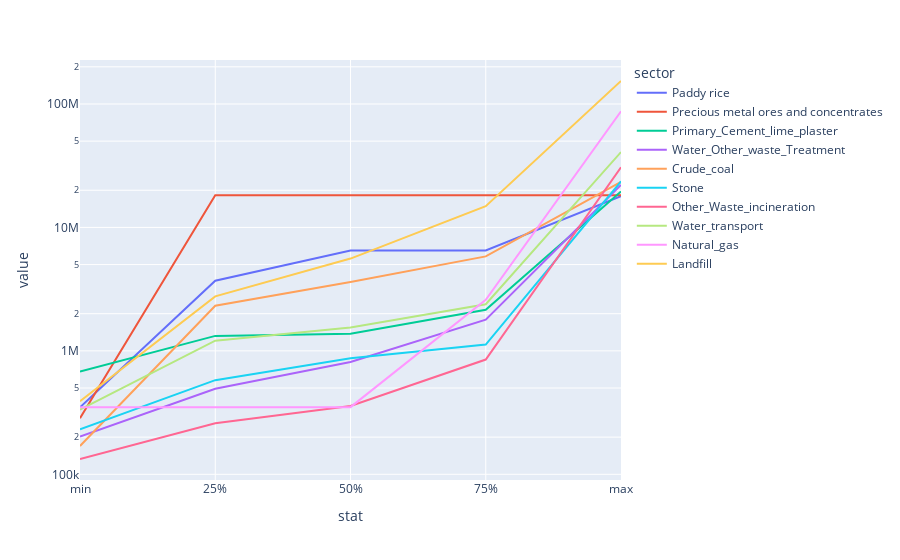

The notebook cell this image was saved under:
### Code cell
SCENARIO="IMACLIM_all_2050_INDC"

sectors_selection_criterion="max"   # from max,std,mean
sectors_number=10


emissivity_dataframe=pd.concat([list_emissi_stat[key] for key in list_emissi_stat.keys()],keys=list_emissi_stat.keys(),names=("scenario","stat"))

SECTORS_INDEX=emissivity_dataframe.loc[(SCENARIO,sectors_selection_criterion)].argsort()[-sectors_number:]
SECTORS=emissivity_dataframe.columns[SECTORS_INDEX]

emissivity_dataframe.loc[emissivity_dataframe.index.get_level_values("stat").isin(["min","25%","50%","75%","max"])].loc[SCENARIO,SECTORS].plot(log_y=True)

### Figure 1 — Plotly figure (JSON) as saved in the notebook; plotly's stock layout.template omitted (floating-point values rounded to 4 significant figures)
{"data": [{"hovertemplate": "sector=Paddy rice<br>stat=%{x}<br>value=%{y}<extra></extra>", "legendgroup": "Paddy rice", "line": {"color": "#636efa", "dash": "solid"}, "marker": {"symbol": "circle"}, "mode": "lines", "name": "Paddy rice", "orientation": "v", "showlegend": true, "type": "scatter", "x": ["min", "25%", "50%", "75%", "max"], "xaxis": "x", "y": [348500.0, 3696000.0, 6511000.0, 6511000.0, 17880000.0], "yaxis": "y"}, {"hovertemplate": "sector=Precious metal ores and concentrates<br>stat=%{x}<br>value=%{y}<extra></extra>", "legendgroup": "Precious metal ores and concentrates", "line": {"color": "#EF553B", "dash": "solid"}, "marker": {"symbol": "circle"}, "mode": "lines", "name": "Precious metal ores and concentrates", "orientation": "v", "showlegend": true, "type": "scatter", "x": ["min", "25%", "50%", "75%", "max"], "xaxis": "x", "y": [284300.0, 18190000.0, 18190000.0, 18190000.0, 18190000.0], "yaxis": "y"}, {"hovertemplate": "sector=Primary_Cement_lime_plaster<br>stat=%{x}<br>value=%{y}<extra></extra>", "legendgroup": "Primary_Cement_lime_plaster", "line": {"color": "#00cc96", "dash": "solid"}, "marker": {"symbol": "circle"}, "mode": "lines", "name": "Primary_Cement_lime_plaster", "orientation": "v", "showlegend": true, "type": "scatter", "x": ["min", "25%", "50%", "75%", "max"], "xaxis": "x", "y": [680900.0, 1322000.0, 1374000.0, 2153000.0, 19540000.0], "yaxis": "y"}, {"hovertemplate": "sector=Water_Other_waste_Treatment<br>stat=%{x}<br>value=%{y}<extra></extra>", "legendgroup": "Water_Other_waste_Treatment", "line": {"color": "#ab63fa", "dash": "solid"}, "marker": {"symbol": "circle"}, "mode": "lines", "name": "Water_Other_waste_Treatment", "orientation": "v", "showlegend": true, "type": "scatter", "x": ["min", "25%", "50%", "75%", "max"], "xaxis": "x", "y": [202200.0, 492600.0, 812900.0, 1789000.0, 22110000.0], "yaxis": "y"}, {"hovertemplate": "sector=Crude_coal<br>stat=%{x}<br>value=%{y}<extra></extra>", "legendgroup": "Crude_coal", "line": {"color": "#FFA15A", "dash": "solid"}, "marker": {"symbol": "circle"}, "mode": "lines", "name": "Crude_coal", "orientation": "v", "showlegend": true, "type": "scatter", "x": ["min", "25%", "50%", "75%", "max"], "xaxis": "x", "y": [169700.0, 2320000.0, 3607000.0, 5828000.0, 23390000.0], "yaxis": "y"}, {"hovertemplate": "sector=Stone<br>stat=%{x}<br>value=%{y}<extra></extra>", "legendgroup": "Stone", "line": {"color": "#19d3f3", "dash": "solid"}, "marker": {"symbol": "circle"}, "mode": "lines", "name": "Stone", "orientation": "v", "showlegend": true, "type": "scatter", "x": ["min", "25%", "50%", "75%", "max"], "xaxis": "x", "y": [231700.0, 578700.0, 872300.0, 1124000.0, 23620000.0], "yaxis": "y"}, {"hovertemplate": "sector=Other_Waste_incineration<br>stat=%{x}<br>value=%{y}<extra></extra>", "legendgroup": "Other_Waste_incineration", "line": {"color": "#FF6692", "dash": "solid"}, "marker": {"symbol": "circle"}, "mode": "lines", "name": "Other_Waste_incineration", "orientation": "v", "showlegend": true, "type": "scatter", "x": ["min", "25%", "50%", "75%", "max"], "xaxis": "x", "y": [133000.0, 259000.0, 357800.0, 850500.0, 30700000.0], "yaxis": "y"}, {"hovertemplate": "sector=Water_transport<br>stat=%{x}<br>value=%{y}<extra></extra>", "legendgroup": "Water_transport", "line": {"color": "#B6E880", "dash": "solid"}, "marker": {"symbol": "circle"}, "mode": "lines", "name": "Water_transport", "orientation": "v", "showlegend": true, "type": "scatter", "x": ["min", "25%", "50%", "75%", "max"], "xaxis": "x", "y": [333800.0, 1208000.0, 1549000.0, 2387000.0, 40740000.0], "yaxis": "y"}, {"hovertemplate": "sector=Natural_gas<br>stat=%{x}<br>value=%{y}<extra></extra>", "legendgroup": "Natural_gas", "line": {"color": "#FF97FF", "dash": "solid"}, "marker": {"symbol": "circle"}, "mode": "lines", "name": "Natural_gas", "orientation": "v", "showlegend": true, "type": "scatter", "x": ["min", "25%", "50%", "75%", "max"], "xaxis": "x", "y": [350000.0, 350000.0, 350000.0, 2589000.0, 87370000.0], "yaxis": "y"}, {"hovertemplate": "sector=Landfill<br>stat=%{x}<br>value=%{y}<extra></extra>", "legendgroup": "Landfill", "line": {"color": "#FECB52", "dash": "solid"}, "marker": {"symbol": "circle"}, "mode": "lines", "name": "Landfill", "orientation": "v", "showlegend": true, "type": "scatter", "x": ["min", "25%", "50%", "75%", "max"], "xaxis": "x", "y": [391500.0, 2762000.0, 5594000.0, 14860000.0, 153500000.0], "yaxis": "y"}], "layout": {"legend": {"title": {"text": "sector"}, "tracegroupgap": 0}, "margin": {"t": 60}, "xaxis": {"anchor": "y", "domain": [0, 1], "title": {"text": "stat"}}, "yaxis": {"anchor": "x", "domain": [0, 1], "title": {"text": "value"}, "type": "log"}}}
